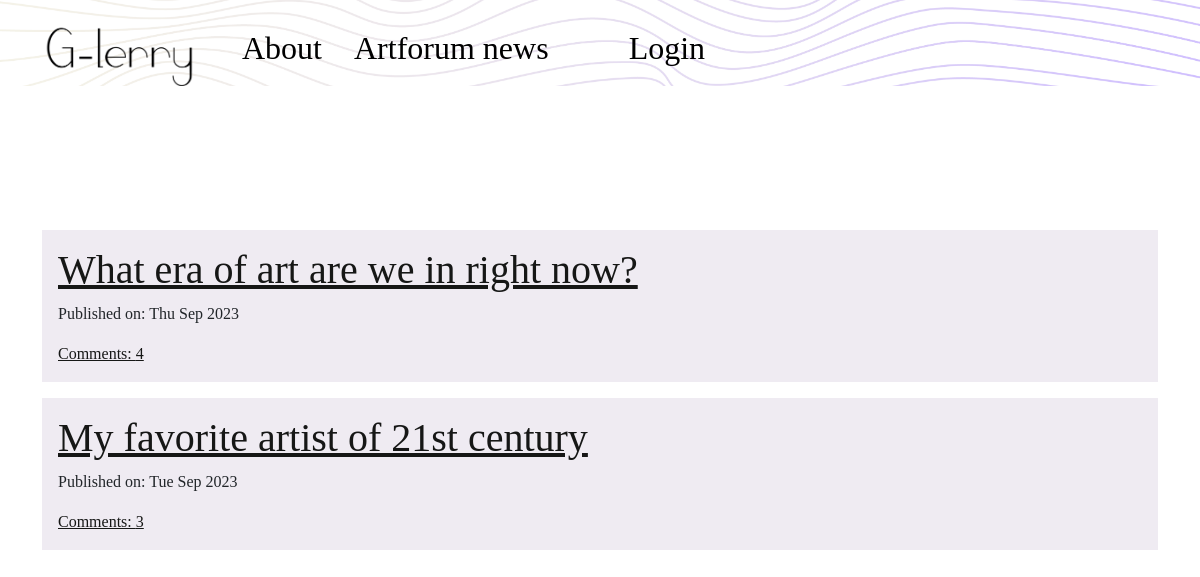
Before: / with the older database file.
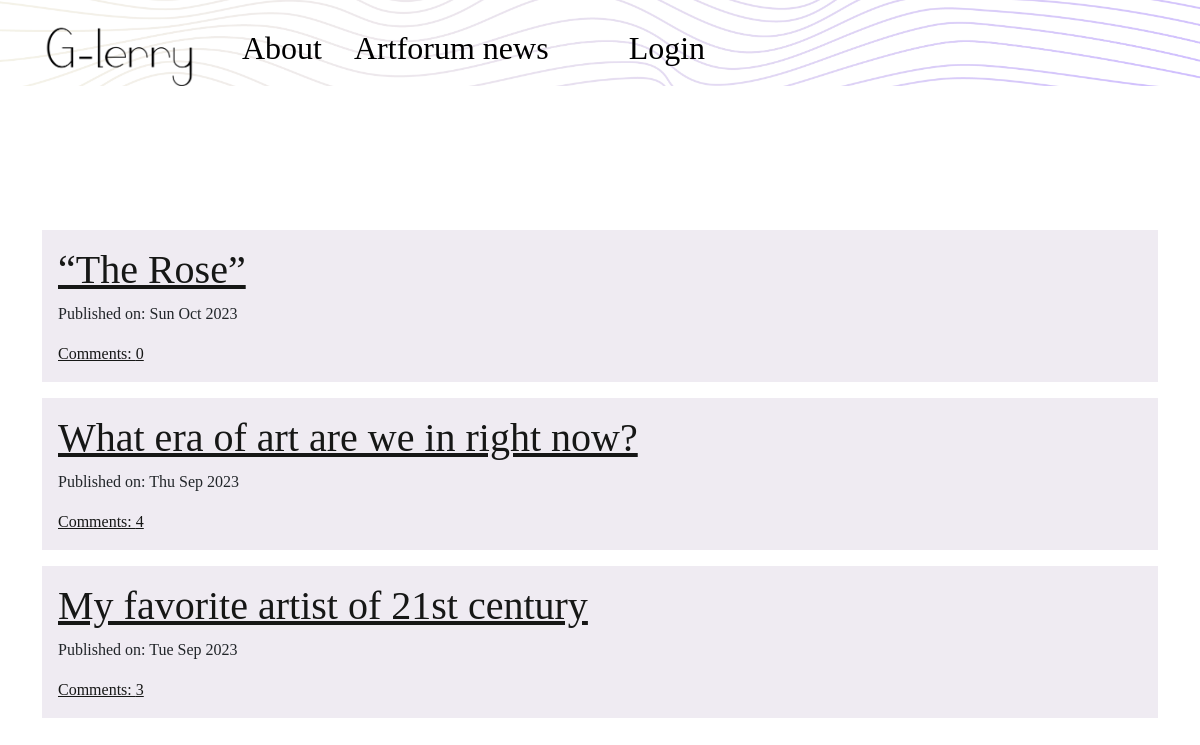
After: the same page with the newer database file.
### blog/models.py (models this page shows, shortened)
class Post(models.Model):
    author = models.ForeignKey('auth.User', on_delete=models.CASCADE)
    title = models.CharField(max_length=200)
    text = RichTextField(blank=True, null=True)
    create_date = models.DateTimeField(default=timezone.now)
    published_date = models.DateTimeField(blank=True, null=True)
    def approve_comments(self):
        return self.comments.filter(approved_comment=True)
    """
        The primary key patches to self.pk, after i create post, and i hit publication,
        go to post detail of the primary key of post i just created

    """

### blog/views.py (the view)
# urls.py: path('', views.PostListView.as_view(), name='post_list'),
class PostListView(ListView):
    model = Post
    def get_queryset(self):
        return Post.objects.filter(published_date__lte=timezone.now()).order_by('-published_date')
    """

    with get query set - set SQL query in model.
    Grab post model.all objects and filter them based on condition.
    --lte=less than or equal to current tiem and order them based by curent date (the dash means DESC order

    """

### blog/templates/blog/post_list.html
{% extends "blog/base.html" %}
{% block content %}
<div class="centerstage">
    {% for post in post_list %}
    <div class="post">
        <h1><a class="post-list-content" href="{% url 'post_detail' pk=post.pk %}">{{ post.title }}</a></h1>
        <div>
            <p>Published on: {{ post.published_date|date:"D M Y" }}</p>
        </div>
    <a class="post-list-content" href="{% url 'post_detail' pk=post.pk %}">Comments: {{ post.approve_comments.count }}</a>
    </div>
    {% endfor %}
</div>
{% endblock %}

### blog/templates/blog/base.html (shortened to what this page needs)
<!doctype html>
{% load static %}
<html lang="en">
<head>
    <link href="https://cdn.jsdelivr.net/npm/bootstrap@5.3.2/dist/css/bootstrap.min.css" rel="stylesheet">
    <link rel="stylesheet" href="//cdn.jsdelivr.net/npm/medium-editor@latest/dist/css/medium-editor.min.css" type="text/css" media="screen" charset="utf-8">
    <link rel="stylesheet" href="{% static 'css/blog.css' %}">
</head>
<body>
    <nav class="navbar navbar-expand-lg  glerry-nav">
          <div class="container-fluid">
            <ul class="navbar-nav me-auto mb-2 mb-lg-0">
                <li><a class="navbar-brand big-brand" href="{% url 'post_list' %}">
                <img src="/static/images/glerry-logo.png" alt="Logo G-lerry" width="150" class="logo-glerry d-inline-block align-text-top">
                </a></li>
                    <li>
                        <a class="nav-link customlink" href="{% url 'about' %}">About</a>
                    </li>
                    <li>
                        <a class="nav-link customlink" href="https://www.artforum.com/news"> Artforum news</a>
                    </li>
                    {% if user.is_authenticated %}
                          <li class="nav-item dropdown customlink">
                            <a class="nav-link dropdown-toggle" data-bs-toggle="dropdown" href="#" role="button" aria-expanded="false">User</a>
                                <ul class="dropdown-menu">
                                    <a class="dropdown-item customlink-drop" href="{% url 'post_new' %}">New post </a>
                                    <a class="dropdown-item customlink-drop" href="{% url 'post_draft_list' %}">Drafts</a>
                                        {% if user.is_superuser %}
                                            <a class="dropdown-item customlink-drop" href="{% url 'admin:index' %}">Admin ✎</a>
                                             <a class="dropdown-item change-logout customlink-drop" href="{% url 'logout' %}">Logout</a>
                                            <hr class="dropdown-divider">
                                            <p class="dropdown-item welcome-user customlink-drop-user" >Welcome: {{ user.username }} 👑</p>
                                        {% else %}
                                            <a class="dropdown-item change-logout customlink-drop" href="{% url 'logout' %}">Logout</a>
                                             <hr class="dropdown-divider">
                                            <p class="dropdown-item welcome-user customlink-drop-user" >Welcome: {{ user.username }}</p>
                                        {% endif %}
                                </ul>
                          </li>
                    {% else %}
                        <a href="{% url 'login' %}" class="nav navbar-right nav-item customlink customlogin">Login</a>
                    {% endif %}
            </ul>
          </div>
    </nav>
    <div class="content container">
        <div class="row">
            {% block content %}
            {% endblock %}
        </div>
    </div>
</body>
</html>

### blog/static/css/blog.css (style rules this page uses)
* { font-family: 'Playfair Display', serif; }
.big-brand { font-size: 3rem ; }
.content { margin-top: 8rem; margin-bottom: 8rem; }
.glerry-nav { background-image: url('/static/images/glerry2.png'); background-repeat: no-repeat; background-size: cover; margin: 0; padding: 0; }
.logo-glerry { margin: 0.5rem 1rem 0 2rem; }
.customlink { margin: 1rem 0.5rem 0 0.5rem; font-size: 2rem; color: black; text-decoration: none; }
.customlogin { padding-top: 0.5rem; margin-left: 4rem; }
.post-list-content { color: #161716; }
.post { background-color: #efebf2; padding: 1rem; margin: 1rem 0; }

Changed rows visible on the page:
added Post: title "“The Rose”", published_date "Sun Oct 2023", approve_comments.count "0"
